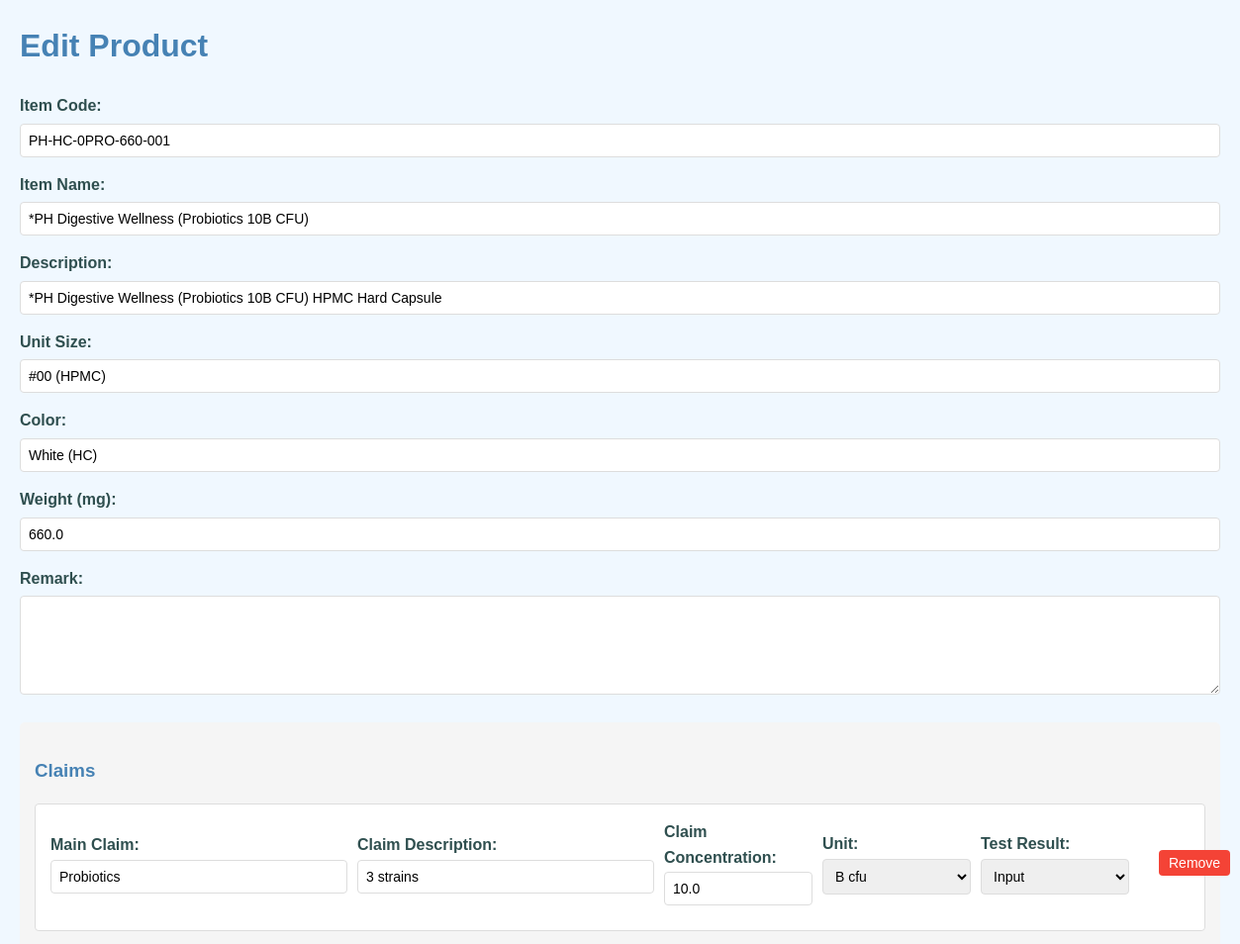
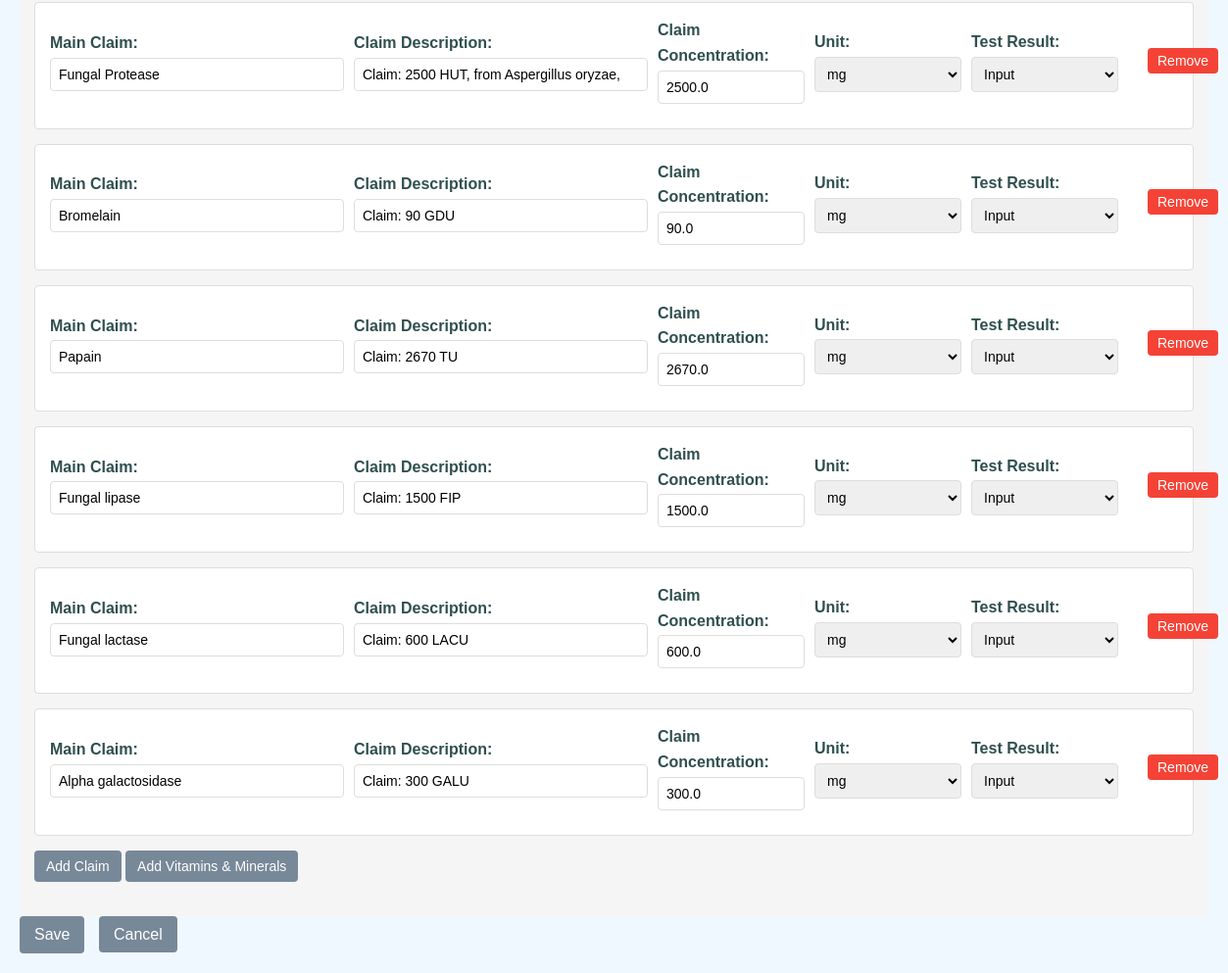
The app's page /edit/PH-HC-0PRO-660-001 (signed in) with its own data (2 pictures, top to bottom).
### tables this page shows
CREATE TABLE products (
            id INTEGER PRIMARY KEY AUTOINCREMENT,
            item_code TEXT UNIQUE NOT NULL,
            item_name TEXT,
            description TEXT,
            unit_size TEXT,
            color TEXT,
            weight REAL
        , dosage TEXT, remark TEXT);

CREATE TABLE claims (
            id INTEGER PRIMARY KEY AUTOINCREMENT,
            product_id INTEGER,
            claim_main TEXT,
            claim_description TEXT,
            claim_concentration REAL, claim_unit TEXT DEFAULT 'mg', test_result TEXT,
            FOREIGN KEY (product_id) REFERENCES products(id) ON DELETE CASCADE
        );

### app.py (the view, shortened to what this page needs)
@app.route('/edit/<item_code>', methods=['GET', 'POST'])
def edit_product(item_code):
    if "role" not in session or session["role"] not in ['admin', 'master']:
        flash("권한이 없습니다.", "danger")
        return redirect(url_for("index"))
    db = get_db()
    cursor = db.cursor()
    if request.method == 'GET':
        cursor.execute('SELECT * FROM products WHERE item_code = ?', (item_code,))
        product = cursor.fetchone()
        if not product:
            flash("해당 제품을 찾을 수 없습니다.", "danger")
            cursor.close()
            return redirect(url_for("index"))
        cursor.execute('''
        SELECT claim_main, claim_description, claim_concentration, claim_unit, test_result
        FROM claims
        LEFT JOIN products ON claims.product_id = products.id
        WHERE products.item_code = ?
        ''', (item_code,))
        claims = cursor.fetchall()
        claim_unit_options = ['mg', 'mcg', 'IU', 'mgaTE', 'mgRAE', 'mcgRAE', 'mgNE', 'mcgNE', 'mgDFE', 'mcgDFE', 'B cfu']
        test_result_options = ['Test O', 'Test X', 'Input']
        if 'filter_url' not in session or request.referrer and 'edit' not in request.referrer:
            session['filter_url'] = request.referrer  # 필터 적용된 목록 페이지 저장
        return render_template('edit.html', product=product, claims=claims, claim_unit_options=claim_unit_options, test_result_options=test_result_options)

### app.py (called while the page is built)
@app.before_request
def before_request_func():
    global app_initialized
    if not app_initialized:
        with app.app_context():
            initialize_database()
            load_configurations()
        app_initialized = True

@app.before_request
def require_login():
    allowed_routes = ["login", "autocomplete", "static"]
    if "role" not in session and request.endpoint not in allowed_routes and not request.path.startswith('/static'):
        return redirect(url_for("login"))

def get_db():
    db = getattr(g, '_database', None)
    if db is None:
        db = g._database = sqlite3.connect(DB_FILE_PATH)
        db.row_factory = sqlite3.Row  # 컬럼명으로 접근 가능하도록 설정
    return db

@app.teardown_appcontext
def close_connection(exception):
    db = getattr(g, '_database', None)
    if db is not None:
        db.close()

### templates/edit.html (shortened to what this page needs)
<!DOCTYPE html>
<html lang="en">
<head>
    <link rel="stylesheet" href="https://code.jquery.com/ui/1.12.1/themes/base/jquery-ui.css">
    <link href="https://cdnjs.cloudflare.com/ajax/libs/select2/4.0.13/css/select2.min.css" rel="stylesheet" />
</head>
<body>
    <h1>Edit Product</h1>
    {% set role = session.get("role", "viewer") %}
    <form method="post">
        <div class="form-group">
            <label for="item_code">Item Code:</label>
            <input type="text" id="item_code" name="item_code" value="{{ product.item_code }}" readonly>
        </div>
        <div class="form-group">
            <label for="item_name">Item Name:</label>
            <input type="text" id="item_name" name="item_name" value="{{ product.item_name }}" >
        </div>
        <div class="form-group">
            <label for="description">Description:</label>
            <input type="text" id="description" name="description" value="{{ product.description }}" >
        </div>
        <div class="form-group">
            <label for="unit_size">Unit Size:</label>
            <input type="text" id="unit_size" name="unit_size" value="{{ product.unit_size }}" class="autocomplete-input" >
        </div>
        <div class="form-group">
            <label for="color">Color:</label>
            <input type="text" id="color" name="color" value="{{ product.color }}" class="autocomplete-input" >
        </div>
        <div class="form-group">
            <label for="weight">Weight (mg):</label>
            <input type="number" id="weight" name="weight" step="any" value="{{ product.weight }}" >
        </div>
        <div class="form-group">
            <label for="remark">Remark:</label>
            <textarea id="remark" name="remark" rows="4" >{{ product.remark }}</textarea>
        </div>
        <div class="claims-container">
            <h3>Claims</h3>
            <div id="claims">
                {% for claim in claims %}
                <div class="claim">
                    <div class="claim-fields">
                        <div class="form-group">
                            <label>Main Claim:</label>
                            <input type="text" name="claim_main[]" class="claim-main-input"
                                value="{{ claim.claim_main }}" >
                        </div>
                        <div class="form-group">
                            <label>Claim Description:</label>
                            <input type="text" name="claim_description[]" class="claim-description-input"
                                value="{{ claim.claim_description }}" >
                        </div>
                        <div class="form-group">
                            <label>Claim Concentration:</label>
                            <input type="number" name="claim_concentration[]" step="any" value="{{ claim.claim_concentration }}"
                                {% if role not in ['master', 'admin'] %}readonly class="readonly"{% endif %}>
                        </div>
                        <div class="form-group">
                            <label>Unit:</label>
                            <select name="claim_unit[]" >
                                <option value="mg" {% if claim.claim_unit == 'mg' %}selected{% endif %}>mg
                                </option>
                                <option value="B cfu" {% if claim.claim_unit == 'B cfu' %}selected{% endif %}>B cfu
                                </option>
                            </select>
                        </div>
                        <div class="form-group">
                            <label>Test Result:</label>
                            <select name="test_result[]" >
                                <option value="Input" {% if claim.test_result == 'Input' %}selected{% endif %}>Input
                                </option>
                            </select>
                        </div>
                        {% if role in [ "admin","master"] %}
                        <button type="button" class="remove-claim" onclick="removeClaim(this)">Remove</button>
                        {% endif %}
                    </div>
                </div>
                {% endfor %}
            </div>
            {% if role in [ "admin","master"] %}
            <button type="button" class="add-claim">Add Claim</button>
            <button type="button" class="add-vitamins-minerals">Add Vitamins &
                Minerals</button>
            {% endif %}
        </div>
        {% if role in [ "admin","master"] %}
        <button type="submit">Save</button>
        {% endif %}
        <a href="{{ url_for('index') }}" class="cancel-button">Cancel</a>
    </form>
</body>
</html>

### templates/edit.html (style rules this page uses)
body { font-family: Arial, sans-serif; margin: 20px; line-height: 1.6; background-color: #f0f8ff; color: #2f4f4f; }
h1, h2, h3 { color: #4682b4; }
.form-group { margin-bottom: 15px; }
label { display: block; margin-bottom: 5px; font-weight: bold; }
input[type="text"], input[type="number"], textarea, select { width: 100%; padding: 8px; border: 1px solid #ddd; border-radius: 4px; box-sizing: border-box; font-size: 14px; }
textarea { resize: vertical; min-height: 100px; }
.claims-container { margin-top: 20px; background-color: #f5f5f5; padding: 15px; border-radius: 5px; }
.claim { border: 1px solid #ddd; padding: 15px; margin-bottom: 15px; border-radius: 4px; background-color: #ffffff; }
.remove-claim { background-color: #f44336; color: white; padding: 5px 10px; border: none; border-radius: 4px; cursor: pointer; font-size: 14px; margin-left: 20px; }
.add-claim, .add-vitamins-minerals { background-color: #778899; color: white; padding: 8px 12px; border: none; border-radius: 4px; cursor: pointer; margin-bottom: 20px; font-size: 14px; }
button { background-color: #778899; color: white; padding: 10px 15px; border: none; border-radius: 4px; cursor: pointer; font-size: 16px; }
a { color: #337ab7; text-decoration: none; margin-left: 10px; }
.claim-fields { display: flex; gap: 10px; margin-bottom: 10px; align-items: center; position: relative; padding-right: 80px; }
.claim-fields .form-group { margin-bottom: 0; }
.claim-fields .form-group label { margin-bottom: 2px; }
.claim-fields .form-group input { width: 300px; }
.claim-fields .form-group input[type="number"] { width: 150px; }
.claim-fields .form-group select { width: 150px; }
a.cancel-button { background-color: #778899; color: white; padding: 10px 15px; border: none; border-radius: 4px; cursor: pointer; font-size: 16px; text-decoration: none; margin-left: 10px; }

### records on screen
products: item_code "PH-HC-0PRO-660-001", item_name "*PH Digestive Wellness (Probiotics 10B CFU)", description "*PH Digestive Wellness (Probiotics 10B CFU) HPMC Hard Capsule", unit_size "#00 (HPMC)", color "White (HC)", weight "660.0"
claims: claim_main "Probiotics", claim_description "3 strains", claim_concentration "10.0", claim_unit "B cfu", test_result "Input"
claims: claim_main "Fungal Protease", claim_description "Claim: 2500 HUT, from Aspergillus oryzae,", claim_concentration "2500.0", claim_unit "mg", test_result "Input"
claims: claim_main "Bromelain", claim_description "Claim: 90 GDU", claim_concentration "90.0", claim_unit "mg", test_result "Input"
claims: claim_main "Papain", claim_description "Claim: 2670 TU", claim_concentration "2670.0", claim_unit "mg", test_result "Input"
claims: claim_main "Fungal lipase", claim_description "Claim: 1500 FIP", claim_concentration "1500.0", claim_unit "mg", test_result "Input"
claims: claim_main "Fungal lactase", claim_description "Claim: 600 LACU", claim_concentration "600.0", claim_unit "mg", test_result "Input"
claims: claim_main "Alpha galactosidase", claim_description "Claim: 300 GALU", claim_concentration "300.0", claim_unit "mg", test_result "Input"
